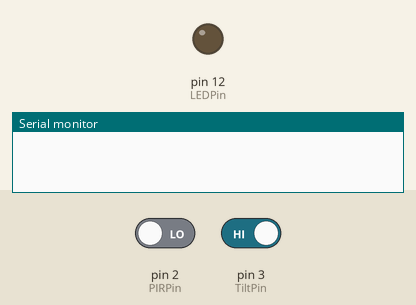
A sketch run on a simulated Arduino Uno, built with avr-gcc and run on an emulated ATmega328P. On the bench: output pins drawn as LEDs (lit = HIGH), the last lines printed to the serial monitor. The inputs (shaded band) are chosen by the test bench; at power-on: pin 2 (PIRPin) LOW, pin 3 (TiltPin) HIGH.

Above: at 1.2 s.
1.3 s: pin 2 (PIRPin) driven HIGH
At 1.7 s:
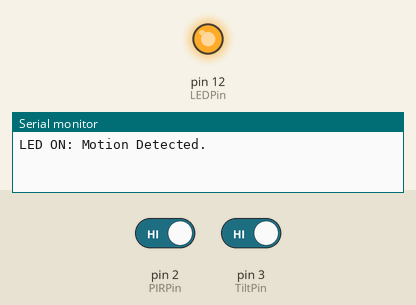
3.3 s: pin 3 (TiltPin) driven LOW
At 4.1 s:
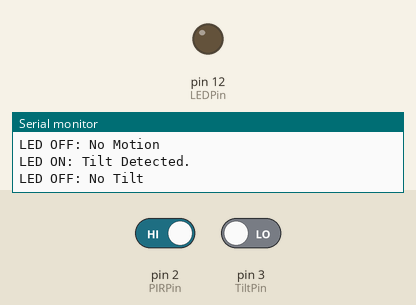
Timing chart, 0 to 6.3 s (numbered marks = the images above; inputs shaded):
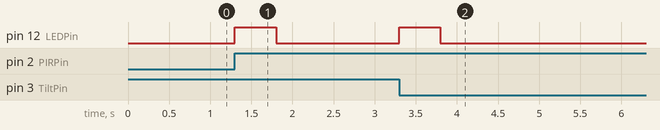

Measured:
- after the input at 1.3 s, pin 12 (LEDPin): LOW → HIGH at once, → LOW 0.50 s later
- after the input at 3.3 s, pin 12 (LEDPin): LOW → HIGH at once, → LOW 0.50 s later

The sketch:

M1_T3C.ino
```cpp
const int PIRPin = 2;
const int TiltPin = 3;
const int LEDPin = 12;

volatile bool motionDetected = false;
volatile bool tiltDetected = false;

void motionISR() {
  motionDetected = true;
}

void tiltISR() {
  tiltDetected = true;
}

void setup() {
  Serial.begin(9600);
  pinMode(PIRPin, INPUT);
  pinMode(TiltPin, INPUT_PULLUP);
  pinMode(LEDPin, OUTPUT);


  attachInterrupt(digitalPinToInterrupt(PIRPin), motionISR, RISING);
  attachInterrupt(digitalPinToInterrupt(TiltPin), tiltISR, FALLING);
}

void loop() {
  if (motionDetected) {
    digitalWrite(LEDPin, HIGH);
    Serial.println("LED ON: Motion Detected.");
    delay(500);
    digitalWrite(LEDPin, LOW);
    Serial.println("LED OFF: No Motion");
    motionDetected = false;
  }

  if (tiltDetected) {
    digitalWrite(LEDPin, HIGH);
    Serial.println("LED ON: Tilt Detected.");
    delay(500);
    digitalWrite(LEDPin, LOW);
    Serial.println("LED OFF: No Tilt");
    tiltDetected = false;
  }
}
```
